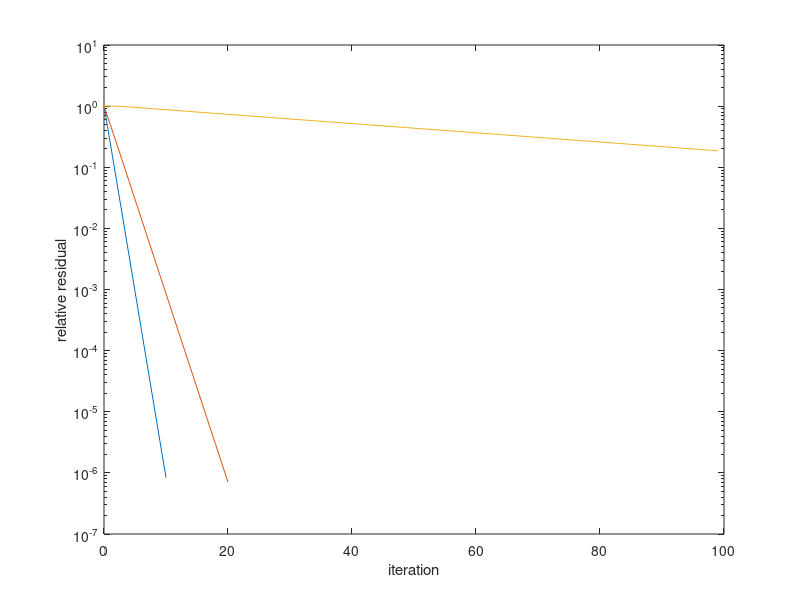

MATLAB code to generate this figure:
clear
n = 1000;
randmat = sprand(1000,1000,.005);
A=randmat+10*speye(1000);
n = size(A,1);
b = rand(n,1);
x = zeros(n,1);

D = spdiags(diag(A),0,n,n);
R = A - D;

iter = 1;
r = b-A*x;
rnorm(iter) = norm(r);
while(rnorm(iter)/rnorm(1) > 1e-6 && iter < 100)
    x=D\(b-R*x);
    r = b-A*x;
    iter = iter + 1;
    rnorm(iter) = norm(r);
    
    fprintf('Error at iteration %i: %f\n', iter-1, rnorm(iter))
end

A=randmat+5*speye(1000);
x = zeros(n,1);

D = spdiags(diag(A),0,n,n);
R = A - D;

iter = 1;
r = b-A*x;
rnorm2(iter) = norm(r);
while(rnorm2(iter)/rnorm2(1) > 1e-6 && iter < 100)
    x=D\(b-R*x);
    r = b-A*x;
    iter = iter + 1;
    rnorm2(iter) = norm(r);
    
    fprintf('Error at iteration %i: %f\n', iter-1, rnorm2(iter))
end

A=randmat+2.5*speye(1000);
x = zeros(n,1);

D = spdiags(diag(A),0,n,n);
R = A - D;

iter = 1;
r = b-A*x;
rnorm3(iter) = norm(r);
while(rnorm3(iter)/rnorm3(1) > 1e-6 && iter < 100)
    x=D\(b-R*x);
    r = b-A*x;
    iter = iter + 1;
    rnorm3(iter) = norm(r);
    
    fprintf('Error at iteration %i: %f\n', iter-1, rnorm3(iter))
end

semilogy(0:size(rnorm,2)-1,rnorm/rnorm(1), 0:size(rnorm2,2)-1,rnorm2/rnorm2(1), 0:size(rnorm3,2)-1,rnorm3/rnorm3(1))
xlabel('iteration')
ylabel('relative residual')